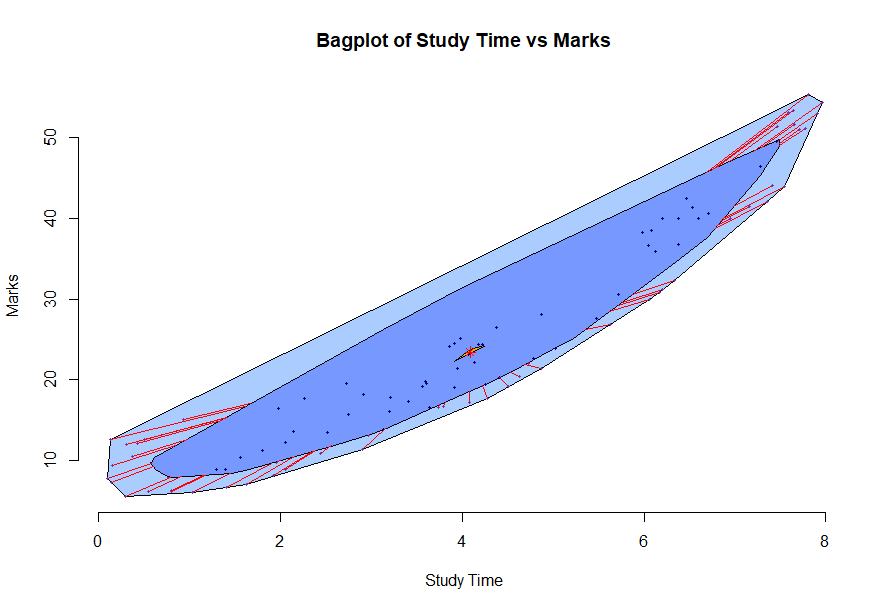

Recreate this plot in R.
#Day 5 Assignment 2


library(aplpack)
datb <- read.csv("studentmarks.csv", header = TRUE, sep = ",")

attach(datb)

bagplot(studytime, Marks,
        xlab = "Study Time",
        ylab = "Marks",
        main = "Bagplot of Study Time vs Marks"
        )
